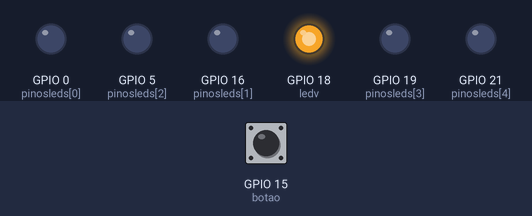
A sketch run on a simulated ESP32. On the bench: output pins drawn as LEDs (lit = HIGH). Dashed ring = blinking. Inputs (shaded band) come from the test bench; at power-on: GPIO 15 (botao) HIGH.

Above: at 1.2 s.
1.3 s: GPIO 15 (botao) pulled LOW for 0.15 s
At 2.2 s:
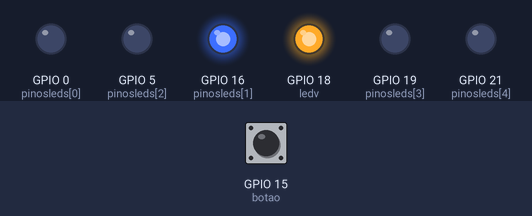
4.3 s: GPIO 15 (botao) pulled LOW for 1 s
At 4.56 s:
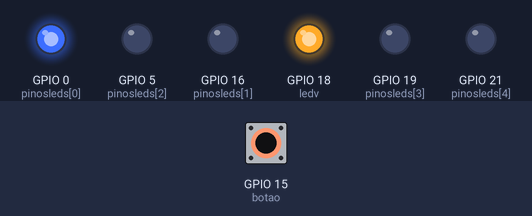
8.3 s: GPIO 15 (botao) pulled LOW for 3.2 s
At 9.7 s:
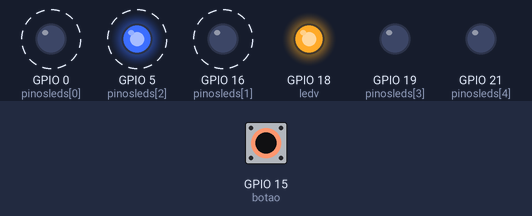
Timing chart, 0 to 14.8 s (numbered marks = the images above; inputs shaded):
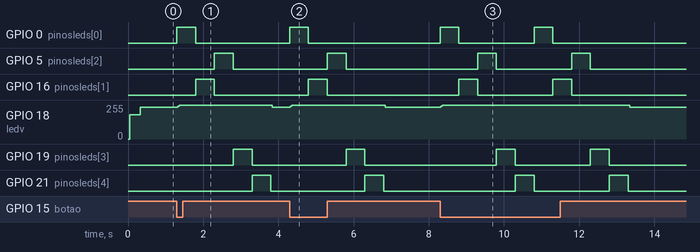

The sketch:

sketch.ino
```cpp
#define qtd_led 5
#define botao 15
#define ledv 18

int pinosleds[qtd_led] = {0, 16, 5, 19, 21};

void setup() {
  for (int i = 0; i < qtd_led; i++){
    pinMode(pinosleds[i], OUTPUT);
  }
  pinMode(ledv, OUTPUT);
  pinMode(botao, INPUT_PULLUP);
}

void loop() {
  while (digitalRead(botao) == HIGH){
    digitalWrite(ledv, LOW);
    digitalWrite(ledv, HIGH);
  }
   for (int i = 0; i < qtd_led; i++){
    digitalWrite(pinosleds[i], HIGH);
    delay(500);
    for (int i = 0; i < qtd_led; i++){
    digitalWrite(pinosleds[i], LOW);
  }
  }
}
```

Measured:
- after the input at 1.3 s, GPIO 0 (pinosleds[0]): LOW → HIGH at once, → LOW 0.50 s later; GPIO 5 (pinosleds[2]): LOW → HIGH after 1.0 s, → LOW 0.50 s later
- after the input at 4.3 s, GPIO 0 (pinosleds[0]): LOW → HIGH at once, → LOW 0.50 s later; GPIO 5 (pinosleds[2]): LOW → HIGH after 1.0 s, → LOW 0.50 s later
- after the input at 8.3 s, GPIO 0 (pinosleds[0]): alternates HIGH for 0.50 s and LOW for 2.0 s, 4 changes in all, then stays LOW, starting at once; GPIO 5 (pinosleds[2]): alternates HIGH for 0.50 s and LOW for 2.0 s, 4 changes in all, then stays LOW, starting after 1.0 s
